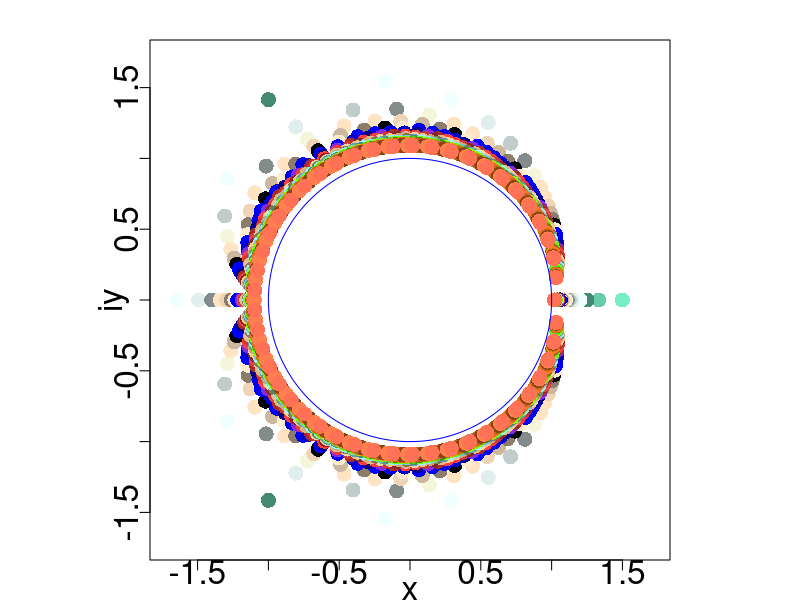

Source code (R):
n=50
par(mar=c(2,2,2,1), pty="s", mgp=c(1.2,.4,0))
plot(polyroot(c(1-2^2,2)), pch=16, cex=.25, xlim = c(-1.7,1.7), ylim = c(-1.7,1.7), asp=1, xlab="x", ylab="iy", cex.lab=2, cex.axis=2)
te=list()
l=1
for (j in 2:n) {
  col=8+j
 te[[l]]=polyroot(c((1-j^2),2:j))
 points(te[[l]], pch=16, cex=2, col=colors()[col])
 l=l+1
}

t=seq(0, 2*pi, .01)
points(cos(t), sin(t), type="l", col="blue")
